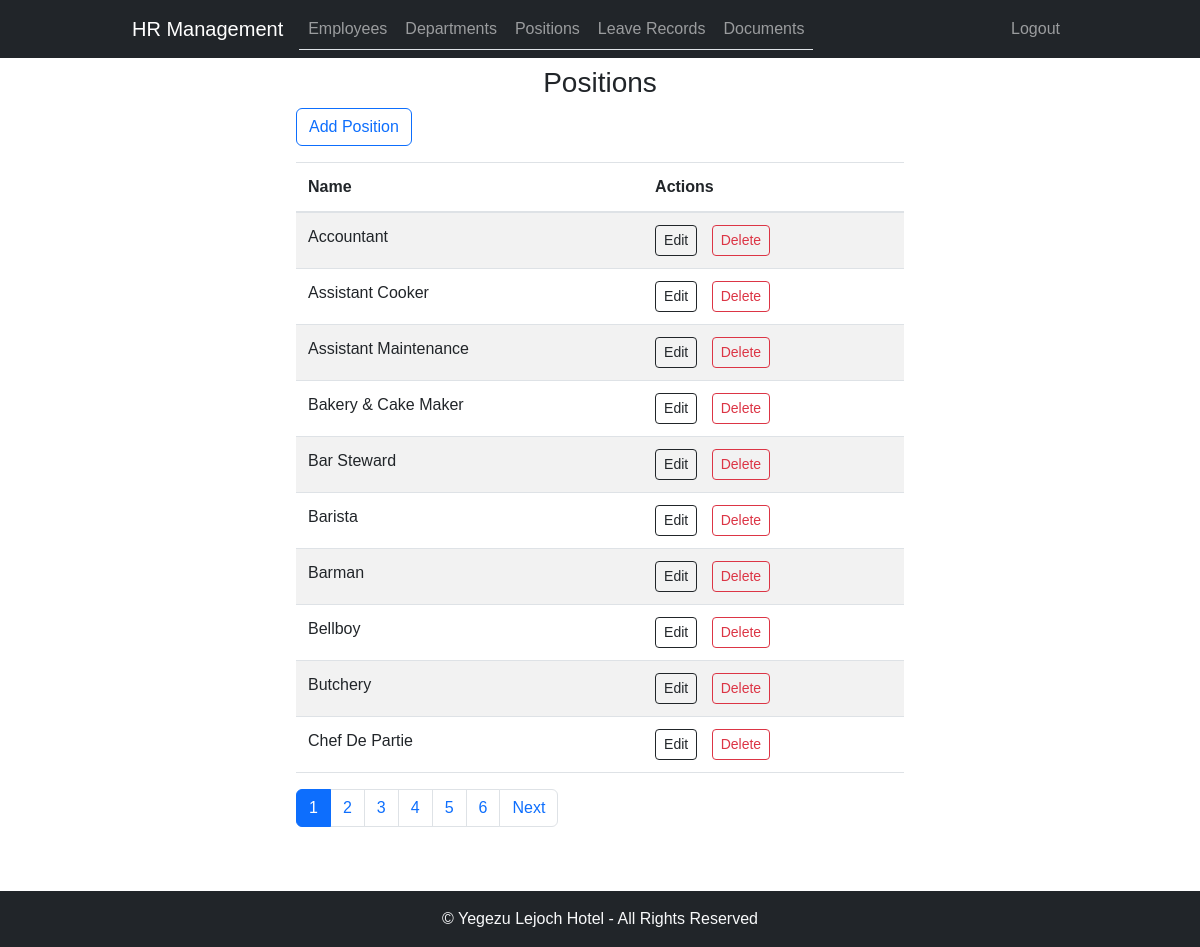
The app's page /positions/ (signed in) with its own data.
### employee_management/models.py (models this page shows, shortened)
class Position(models.Model):
    name = models.CharField(max_length=50, unique=True)

### employee_management/views.py (the view)
# urls.py: path('positions/', position_list, name='position_list'),
@login_required
def position_list(request):
    positions = Position.objects.all().order_by('name')
    paginator = Paginator(positions, 10)  # Show 10 positions per page
    page_number = request.GET.get('page')
    try:
        page_obj = paginator.get_page(page_number)
    except PageNotAnInteger:
        page_obj = paginator.get_page(1)
    except EmptyPage:
        page_obj = paginator.get_page(paginator.num_pages)
    return render(request, 'position_list.html', {'page_obj': page_obj})

### employee_management/templates/position_list.html (shortened to what this page needs)
{% extends 'base.html' %}
{% block content %}
<div class="container d-flex justify-content-center">
        <div class="col-8">
        <div class="text-center"><h3>Positions</h3></div>
        <a href="{% url 'hrms:position_create' %}" class="btn btn-outline-primary mb-3">Add Position</a>
        <table class="table table-striped">
            <thead>
                <tr>
                    <th>Name</th>
                    <th>Actions</th>
                </tr>
            </thead>
            <tbody>
                {% for position in page_obj %}
                <tr>
                    <td>{{ position.name }}</td>
                    <td>
                        <a href="{% url 'hrms:position_update' pk=position.pk %}" class="btn btn-outline-dark btn-sm" style="margin-right: 10px;">Edit</a>
                        <a href="{% url 'hrms:position_delete' pk=position.pk %}" class="btn btn-outline-danger btn-sm" onclick="return confirm('Are you sure you want to delete this position?')">Delete</a>
                    </td>
                </tr>
                {% endfor %}
            </tbody>
        </table>
        {% if page_obj.has_other_pages %}
                <ul class="pagination">
                    {% for num in page_obj.paginator.page_range %}
                        {% if page_obj.number == num %}
                            <li class="page-item active" aria-current="page">
                                <span class="page-link">{{ num }}</span>
                            </li>
                        {% else %}
                            <li class="page-item">
                                <a class="page-link" href="?page={{ num }}">{{ num }}</a>
                            </li>
                        {% endif %}
                    {% endfor %}
                    {% if page_obj.has_next %}
                        <li class="page-item">
                            <a class="page-link" href="?page={{ page_obj.next_page_number }}">Next</a>
                        </li>
                    {% endif %}
                </ul>
            {% endif %}
        </div>
</div>
{% endblock %}

### employee_management/static/css/style.css (style rules this page uses)
body { font-family: Arial, sans-serif; }
.container { max-width: 960px; }
.table-striped > tbody > tr:nth-of-type(odd) { background-color: #f9f9f9; }
.table > thead > tr > th, .table > tbody > tr > th, .table > tfoot > tr > th, .table > thead > tr > td, .table > tbody > tr > td, .table > tfoot > tr > td { border-top: 1px solid #dee2e6; padding: 0.75rem; vertical-align: top; border-bottom: 1px solid #dee2e6; }
.table > thead > tr > th { vertical-align: bottom; border-bottom: 2px solid #dee2e6; }

### records on screen
Position: name "Accountant"
Position: name "Assistant Cooker"
Position: name "Assistant Maintenance"
Position: name "Bakery & Cake Maker"
Position: name "Bar Steward"
Position: name "Barista"
Position: name "Barman"
Position: name "Bellboy"
Position: name "Butchery"
Position: name "Chef De Partie"

### other values on screen
{{ num }} "1"
{{ num }} "2" "3" "4" "5" "6"
